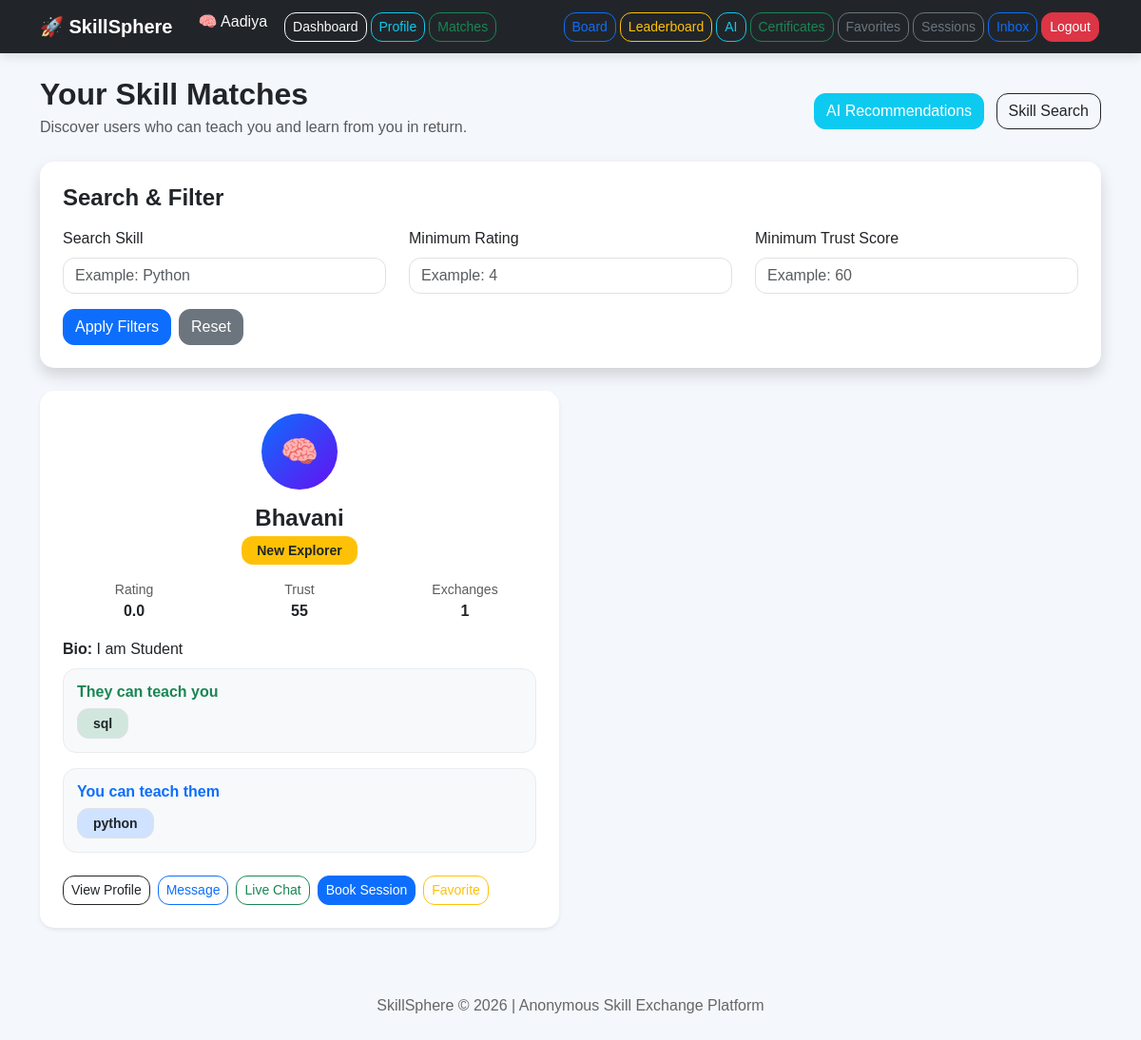
Page /matches (signed in) on the committed database.
### app.py (models this page shows)
class User(UserMixin, db.Model):
    id = db.Column(db.Integer, primary_key=True)
    anonymous_name = db.Column(db.String(100), unique=True, nullable=False)
    email = db.Column(db.String(120), unique=True, nullable=False)
    password = db.Column(db.String(255), nullable=False)
    skills_offered = db.Column(db.Text, nullable=True)
    skills_wanted = db.Column(db.Text, nullable=True)
    rating = db.Column(db.Float, default=0.0)
    completed_exchanges = db.Column(db.Integer, default=0)
    trust_score = db.Column(db.Integer, default=50)
    is_admin = db.Column(db.Boolean, default=False)
    avatar = db.Column(db.String(50), default='🧠')
    bio = db.Column(db.String(250), default='')
    badge = db.Column(db.String(100), default='New Explorer')

### app.py (the view, shortened to what this page needs)
@app.route('/matches')
@login_required
def matches():
    search_skill = request.args.get('skill', '').strip()
    min_rating = request.args.get('min_rating', '').strip()
    min_trust = request.args.get('min_trust', '').strip()
    current_user_offered = convert_skills_to_set(current_user.skills_offered)
    current_user_wanted = convert_skills_to_set(current_user.skills_wanted)
    matched_users = []
    all_users = User.query.filter(User.id != current_user.id).all()
    for user in all_users:
        other_offered = convert_skills_to_set(user.skills_offered)
        other_wanted = convert_skills_to_set(user.skills_wanted)
        they_can_teach_me = current_user_wanted.intersection(other_offered)
        i_can_teach_them = current_user_offered.intersection(other_wanted)
        if not (they_can_teach_me and i_can_teach_them):
            continue
        if min_rating:
            try:
                if user.rating < float(min_rating):
                    continue
            except ValueError:
                pass
        if min_trust:
            try:
                if user.trust_score < int(min_trust):
                    continue
            except ValueError:
                pass
        update_user_badge(user)
        matched_users.append({
            'user': user,
            'they_can_teach_me': sorted(list(they_can_teach_me)),
            'i_can_teach_them': sorted(list(i_can_teach_them)),
            'is_favorite': is_favorite(current_user.id, user.id)
        })
    db.session.commit()
    matched_users.sort(key=lambda item: (-item['user'].rating, -item['user'].trust_score))
    return render_template(
        'matches.html',
        matched_users=matched_users,
        search_skill=search_skill,
        min_rating=min_rating,
        min_trust=min_trust
    )

### app.py (called while the page is built)
@login_manager.user_loader
def load_user(user_id):
    return User.query.get(int(user_id))

def convert_skills_to_set(skill_text):
    if not skill_text:
        return set()
    return {skill.strip().lower() for skill in skill_text.split(',') if skill.strip()}

def update_user_badge(user):
    completed = user.completed_exchanges or 0
    trust = user.trust_score or 0
    rating = user.rating or 0.0
    if completed >= 20 and trust >= 120 and rating >= 4.5:
        user.badge = 'Legend Mentor'
    elif completed >= 10 and trust >= 90 and rating >= 4.0:
        user.badge = 'Elite Guide'
    elif completed >= 5 and trust >= 70:
        user.badge = 'Trusted Mentor'
    elif completed >= 2:
        user.badge = 'Active Learner'
    else:
        user.badge = 'New Explorer'

def is_favorite(user_id, target_user_id):
    return Favorite.query.filter_by(user_id=user_id, favorite_user_id=target_user_id).first() is not None

### templates/matches.html (shortened to what this page needs)
{% extends 'base.html' %}
{% block content %}
<div class="d-flex justify-content-between align-items-center flex-wrap mb-4">
    <div>
        <h2 class="fw-bold mb-1">Your Skill Matches</h2>
        <p class="text-muted mb-0">Discover users who can teach you and learn from you in return.</p>
    </div>
    <div class="mt-2">
        <a href="{{ url_for('recommendations') }}" class="btn btn-info text-white me-2">AI Recommendations</a>
        <a href="{{ url_for('skill_search') }}" class="btn btn-outline-dark">Skill Search</a>
    </div>
</div>
<div class="card shadow border-0 p-4 mb-4">
    <h4 class="mb-3 fw-semibold">Search & Filter</h4>
    <form method="GET" action="{{ url_for('matches') }}">
        <div class="row">
            <div class="col-md-4 mb-3">
                <label class="form-label">Search Skill</label>
                <input type="text" name="skill" class="form-control" value="{{ search_skill }}" placeholder="Example: Python">
            </div>
            <div class="col-md-4 mb-3">
                <label class="form-label">Minimum Rating</label>
                <input type="number" step="0.1" min="0" max="5" name="min_rating" class="form-control" value="{{ min_rating }}" placeholder="Example: 4">
            </div>
            <div class="col-md-4 mb-3">
                <label class="form-label">Minimum Trust Score</label>
                <input type="number" min="0" name="min_trust" class="form-control" value="{{ min_trust }}" placeholder="Example: 60">
            </div>
        </div>
        <div class="d-flex flex-wrap gap-2">
            <button type="submit" class="btn btn-primary">Apply Filters</button>
            <a href="{{ url_for('matches') }}" class="btn btn-secondary">Reset</a>
        </div>
    </form>
</div>
{% if matched_users %}
<div class="row g-4">
    {% for match in matched_users %}
    <div class="col-lg-6">
        <div class="card shadow-sm border-0 p-4 h-100 match-card">
            <div class="text-center mb-3">
                <div class="avatar-circle mx-auto">{{ match.user.avatar }}</div>
                <h4 class="mt-3 mb-1 fw-bold">{{ match.user.anonymous_name }}</h4>
                <span class="badge bg-warning text-dark px-3 py-2">{{ match.user.badge }}</span>
            </div>
            <div class="row text-center mb-3">
                <div class="col-4">
                    <small class="text-muted d-block">Rating</small>
                    <strong>{{ match.user.rating }}</strong>
                </div>
                <div class="col-4">
                    <small class="text-muted d-block">Trust</small>
                    <strong>{{ match.user.trust_score }}</strong>
                </div>
                <div class="col-4">
                    <small class="text-muted d-block">Exchanges</small>
                    <strong>{{ match.user.completed_exchanges }}</strong>
                </div>
            </div>
            <p class="mb-2">
                <strong>Bio:</strong>
                {{ match.user.bio if match.user.bio else 'No bio added yet.' }}
            </p>
            <div class="match-section mb-3">
                <h6 class="fw-semibold text-success mb-2">They can teach you</h6>
                {% if match.they_can_teach_me %}
                    <div class="d-flex flex-wrap gap-2">
                        {% for skill in match.they_can_teach_me %}
                            <span class="badge bg-success-subtle text-dark border px-3 py-2">{{ skill }}</span>
                        {% endfor %}
                    </div>
                {% else %}
                    <p class="text-muted mb-0">No matching teaching skills found.</p>
                {% endif %}
            </div>
            <div class="match-section mb-4">
                <h6 class="fw-semibold text-primary mb-2">You can teach them</h6>
                {% if match.i_can_teach_them %}
                    <div class="d-flex flex-wrap gap-2">
                        {% for skill in match.i_can_teach_them %}
                            <span class="badge bg-primary-subtle text-dark border px-3 py-2">{{ skill }}</span>
                        {% endfor %}
                    </div>
                {% else %}
                    <p class="text-muted mb-0">No matching learning skills found.</p>
                {% endif %}
            </div>
            <div class="mt-auto d-flex flex-wrap gap-2">
                <a href="{{ url_for('view_user', user_id=match.user.id) }}" class="btn btn-outline-dark btn-sm">View Profile</a>
                <a href="{{ url_for('send_message', user_id=match.user.id) }}" class="btn btn-outline-primary btn-sm">Message</a>
                <a href="{{ url_for('chat', user_id=match.user.id) }}" class="btn btn-outline-success btn-sm">Live Chat</a>
                <a href="{{ url_for('book_session', user_id=match.user.id) }}" class="btn btn-primary btn-sm">Book Session</a>
                {% if match.is_favorite %}
                    <a href="{{ url_for('remove_favorite', user_id=match.user.id) }}" class="btn btn-outline-danger btn-sm">Unfavorite</a>
                {% else %}
                    <a href="{{ url_for('add_favorite', user_id=match.user.id) }}" class="btn btn-outline-warning btn-sm">Favorite</a>
                {% endif %}
            </div>
        </div>
    </div>
    {% endfor %}
</div>
{% endif %}
{% endblock %}

### templates/base.html (shortened to what this page needs)
<!DOCTYPE html>
<html lang="en">
<head>
    <link href="https://cdn.jsdelivr.net/npm/bootstrap@5.3.3/dist/css/bootstrap.min.css" rel="stylesheet">
    <link rel="stylesheet" href="{{ url_for('static', filename='style.css') }}">
</head>
<body>
<nav class="navbar navbar-expand-lg navbar-dark bg-dark">
    <div class="container d-flex justify-content-between">
        <a class="navbar-brand fw-bold" href="{{ url_for('index') }}">
            🚀 SkillSphere
        </a>
        <div class="d-flex flex-wrap justify-content-end">
            {% if current_user.is_authenticated %}
                <span class="text-light me-3">
                    {{ current_user.avatar }} {{ current_user.anonymous_name }}
                </span>
                <a class="btn btn-outline-light btn-sm nav-btn" href="{{ url_for('dashboard') }}">Dashboard</a>
                <a class="btn btn-outline-info btn-sm nav-btn" href="{{ url_for('profile') }}">Profile</a>
                <a class="btn btn-outline-success btn-sm nav-btn" href="{{ url_for('matches') }}">Matches</a>
                <a class="btn btn-outline-dark btn-sm nav-btn" href="{{ url_for('skill_search') }}">Search</a>
                <a class="btn btn-outline-primary btn-sm nav-btn" href="{{ url_for('board') }}">Board</a>
                <a class="btn btn-outline-warning btn-sm nav-btn" href="{{ url_for('leaderboard') }}">Leaderboard</a>
                <a class="btn btn-outline-info btn-sm nav-btn" href="{{ url_for('recommendations') }}">AI</a>
                <a class="btn btn-outline-success btn-sm nav-btn" href="{{ url_for('certificates') }}">Certificates</a>
                <a class="btn btn-outline-secondary btn-sm nav-btn" href="{{ url_for('favorites') }}">Favorites</a>
                <a class="btn btn-outline-secondary btn-sm nav-btn" href="{{ url_for('my_sessions') }}">Sessions</a>
                <a class="btn btn-outline-primary btn-sm nav-btn" href="{{ url_for('inbox') }}">Inbox</a>
                <a class="btn btn-danger btn-sm nav-btn" href="{{ url_for('logout') }}">Logout</a>
            {% else %}
                <a class="btn btn-outline-light btn-sm nav-btn" href="{{ url_for('login') }}">Login</a>
                <a class="btn btn-success btn-sm nav-btn" href="{{ url_for('register') }}">Register</a>
            {% endif %}
        </div>
    </div>
</nav>
<div class="container mt-4">
    {% block content %}{% endblock %}
</div>
<div class="footer">
    <p>SkillSphere © 2026 | Anonymous Skill Exchange Platform</p>
</div>
</body>
</html>

### static/style.css (style rules this page uses)
body { background: #f4f7fb; font-family: Arial, sans-serif; min-height: 100vh; }
h1, h2, h3, h4, h5 { font-weight: bold; }
.navbar { box-shadow: 0 4px 10px rgba(0, 0, 0, 0.1); }
.nav-btn { margin: 2px; }
.card { border-radius: 18px; border: none; box-shadow: 0 4px 12px rgba(0, 0, 0, 0.08); }
.form-control, .form-select, .btn { border-radius: 12px; }
.footer { margin-top: 50px; padding: 20px; text-align: center; color: #666; }
.badge { font-size: 14px; padding: 8px 10px; border-radius: 12px; }
.avatar-circle, .avatar-circle-large, .avatar-circle-small { display: flex; align-items: center; justify-content: center; border-radius: 50%; background: linear-gradient(135deg, #0d6efd, #6610f2); color: white; font-weight: bold; }
.avatar-circle { width: 80px; height: 80px; font-size: 32px; margin: 0 auto; }
.dashboard-card, .match-card, .recommendation-card, .skill-search-card, .board-card, .admin-stat-card, .review-card, .session-card, .message-card, .create-post-card, .register-card, .login-card, .leaderboard-item { transition: 0.3s ease; }
.match-section, .recommendation-section, .skill-box, .community-user-box, .empty-box, .review-card, .session-card, .message-card { background: #f8f9fa; border-radius: 14px; border: 1px solid #e9ecef; }
.match-section, .recommendation-section, .skill-box, .community-user-box { padding: 14px; }
.match-card, .recommendation-card, .skill-search-card, .board-card, .admin-stat-card { border-radius: 18px; }

### templates/base.html (style rules this page uses)
body { background-color: #f4f7fb; }
.navbar { box-shadow: 0 4px 10px rgba(0,0,0,0.1); }
.nav-btn { margin: 2px; }
.card { border-radius: 15px; box-shadow: 0 4px 12px rgba(0,0,0,0.08); }
.footer { margin-top: 50px; padding: 20px; text-align: center; color: #666; }

### rows in the picture
User: avatar "🧠", anonymous_name "Aadiya"
User: user.avatar "🧠", user.anonymous_name "Bhavani", user.badge "New Explorer", user.rating "0.0", user.trust_score "55", user.completed_exchanges "1", user "I am Student"

### other values in the picture
{{ skill }} "sql"
{{ skill }} "python"
